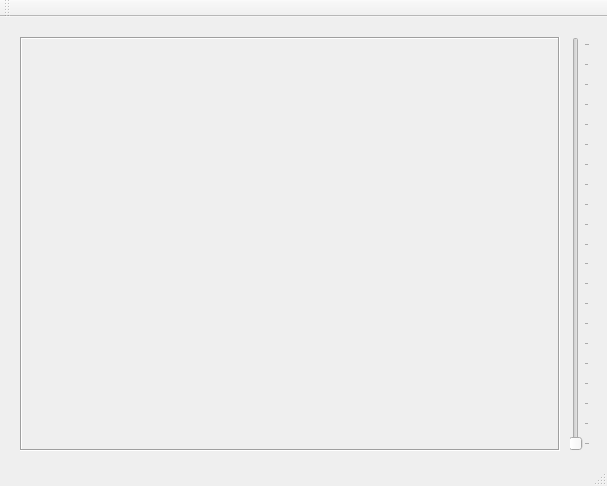
<?xml version="1.0" encoding="UTF-8"?>
<ui version="4.0">
 <class>MainWindow</class>
 <widget class="QMainWindow" name="MainWindow">
  <property name="geometry">
   <rect>
    <x>0</x>
    <y>0</y>
    <width>607</width>
    <height>486</height>
   </rect>
  </property>
  <property name="windowTitle">
   <string>柔 术 软 功 动 作 合 成</string>
  </property>
  <widget class="QWidget" name="centralWidget">
   <widget class="QLabel" name="viewLabel">
    <property name="geometry">
     <rect>
      <x>20</x>
      <y>20</y>
      <width>540</width>
      <height>414</height>
     </rect>
    </property>
    <property name="frameShape">
     <enum>QFrame::Box</enum>
    </property>
    <property name="frameShadow">
     <enum>QFrame::Sunken</enum>
    </property>
    <property name="text">
     <string/>
    </property>
   </widget>
   <widget class="QSlider" name="verticalSlider">
    <property name="geometry">
     <rect>
      <x>570</x>
      <y>20</y>
      <width>20</width>
      <height>414</height>
     </rect>
    </property>
    <property name="maximum">
     <number>100</number>
    </property>
    <property name="orientation">
     <enum>Qt::Vertical</enum>
    </property>
    <property name="tickPosition">
     <enum>QSlider::TicksBelow</enum>
    </property>
    <property name="tickInterval">
     <number>5</number>
    </property>
   </widget>
  </widget>
  <widget class="QMenuBar" name="menuBar">
   <property name="geometry">
    <rect>
     <x>0</x>
     <y>0</y>
     <width>607</width>
     <height>23</height>
    </rect>
   </property>
  </widget>
  <widget class="QToolBar" name="mainToolBar">
   <attribute name="toolBarArea">
    <enum>TopToolBarArea</enum>
   </attribute>
   <attribute name="toolBarBreak">
    <bool>false</bool>
   </attribute>
  </widget>
  <widget class="QStatusBar" name="statusBar"/>
 </widget>
 <layoutdefault spacing="6" margin="11"/>
 <resources/>
 <connections/>
</ui>
